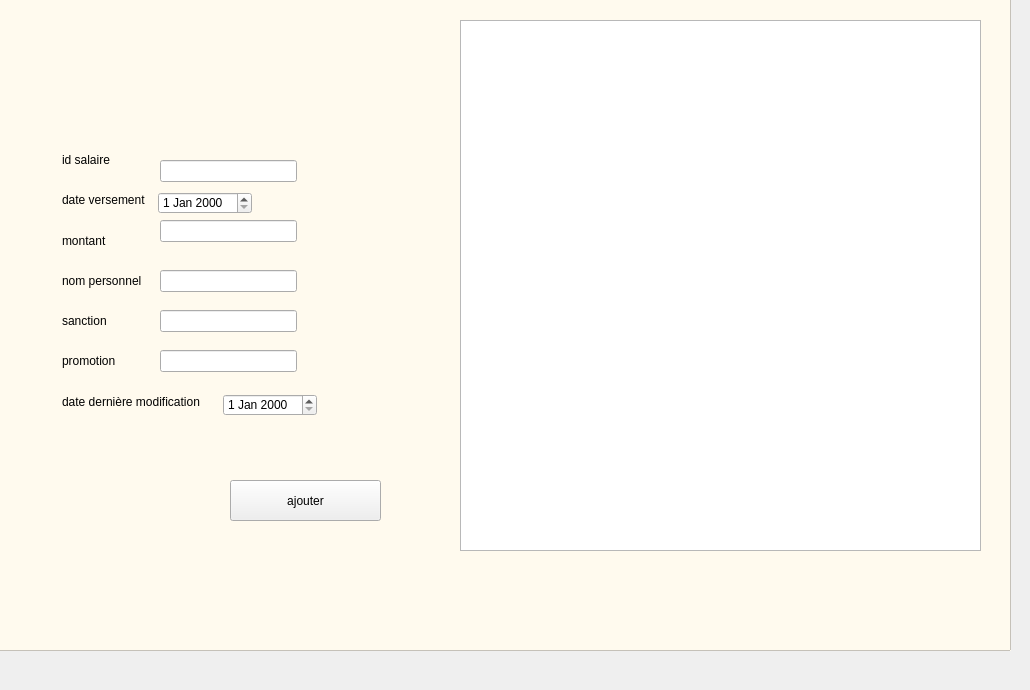
     <widget class="QWidget" name="tab_11">
      <attribute name="title">
       <string>ajouter salaire</string>
      </attribute>
      <widget class="QPushButton" name="pushButton_ajout_sal">
       <property name="geometry">
        <rect>
         <x>230</x>
         <y>480</y>
         <width>151</width>
         <height>41</height>
        </rect>
       </property>
       <property name="styleSheet">
        <string notr="true">font: 75 11pt &quot;MS Shell Dlg 2&quot;;
border-image: url(:/new/add.png);</string>
       </property>
       <property name="text">
        <string>ajouter</string>
       </property>
      </widget>
      <widget class="QGraphicsView" name="graphicsView_13">
       <property name="geometry">
        <rect>
         <x>-10</x>
         <y>-30</y>
         <width>1021</width>
         <height>681</height>
        </rect>
       </property>
       <property name="styleSheet">
        <string notr="true">
background-color: rgb(255, 250, 238);</string>
       </property>
      </widget>
      <widget class="QGraphicsView" name="graphicsView_14">
       <property name="geometry">
        <rect>
         <x>460</x>
         <y>20</y>
         <width>521</width>
         <height>531</height>
        </rect>
       </property>
       <property name="styleSheet">
        <string notr="true">border-image: url(:/new/logo.png);</string>
       </property>
      </widget>
      <widget class="QLabel" name="label_21">
       <property name="geometry">
        <rect>
         <x>62</x>
         <y>313</y>
         <width>47</width>
         <height>16</height>
        </rect>
       </property>
       <property name="text">
        <string>sanction</string>
       </property>
      </widget>
      <widget class="QLineEdit" name="lineEdit_ajout_sanc">
       <property name="geometry">
        <rect>
         <x>160</x>
         <y>310</y>
         <width>137</width>
         <height>22</height>
        </rect>
       </property>
      </widget>
      <widget class="QLineEdit" name="lineEdit_ajout_promo">
       <property name="geometry">
        <rect>
         <x>160</x>
         <y>350</y>
         <width>137</width>
         <height>22</height>
        </rect>
       </property>
      </widget>
      <widget class="QLineEdit" name="lineEdit_ajout_id_sal">
       <property name="geometry">
        <rect>
         <x>160</x>
         <y>160</y>
         <width>137</width>
         <height>22</height>
        </rect>
       </property>
      </widget>
      <widget class="QLabel" name="label_17">
       <property name="geometry">
        <rect>
         <x>62</x>
         <y>152</y>
         <width>52</width>
         <height>16</height>
        </rect>
       </property>
       <property name="text">
        <string>id salaire</string>
       </property>
      </widget>
      <widget class="QLabel" name="label_19">
       <property name="geometry">
        <rect>
         <x>62</x>
         <y>233</y>
         <width>47</width>
         <height>16</height>
        </rect>
       </property>
       <property name="text">
        <string>montant</string>
       </property>
      </widget>
      <widget class="QLabel" name="label_20">
       <property name="geometry">
        <rect>
         <x>62</x>
         <y>273</y>
         <width>85</width>
         <height>16</height>
        </rect>
       </property>
       <property name="text">
        <string>nom personnel</string>
       </property>
      </widget>
      <widget class="QLabel" name="label_18">
       <property name="geometry">
        <rect>
         <x>62</x>
         <y>192</y>
         <width>89</width>
         <height>16</height>
        </rect>
       </property>
       <property name="text">
        <string>date versement</string>
       </property>
      </widget>
      <widget class="QLineEdit" name="lineEdit_ajout_montant_sal">
       <property name="geometry">
        <rect>
         <x>160</x>
         <y>220</y>
         <width>137</width>
         <height>22</height>
        </rect>
       </property>
      </widget>
      <widget class="QLineEdit" name="lineEdit_ajout_nomperso_sal">
       <property name="geometry">
        <rect>
         <x>160</x>
         <y>270</y>
         <width>137</width>
         <height>22</height>
        </rect>
       </property>
      </widget>
      <widget class="QLabel" name="label_23">
       <property name="geometry">
        <rect>
         <x>62</x>
         <y>394</y>
         <width>154</width>
         <height>16</height>
        </rect>
       </property>
       <property name="text">
        <string>date dernière modification </string>
       </property>
      </widget>
      <widget class="QDateEdit" name="dateEdit_ajout_vers">
       <property name="geometry">
        <rect>
         <x>158</x>
         <y>192</y>
         <width>94</width>
         <height>22</height>
        </rect>
       </property>
      </widget>
      <widget class="QDateEdit" name="dateEdit_ajout_modif">
       <property name="geometry">
        <rect>
         <x>223</x>
         <y>394</y>
         <width>94</width>
         <height>22</height>
        </rect>
       </property>
      </widget>
      <widget class="QLabel" name="label_22">
       <property name="geometry">
        <rect>
         <x>62</x>
         <y>353</y>
         <width>58</width>
         <height>16</height>
        </rect>
       </property>
       <property name="text">
        <string>promotion</string>
       </property>
      </widget>
      <zorder>graphicsView_13</zorder>
      <zorder>layoutWidget</zorder>
      <zorder>pushButton_ajout_sal</zorder>
      <zorder>graphicsView_14</zorder>
      <zorder>label_21</zorder>
      <zorder>lineEdit_ajout_sanc</zorder>
      <zorder>lineEdit_ajout_promo</zorder>
      <zorder>lineEdit_ajout_id_sal</zorder>
      <zorder>label_17</zorder>
      <zorder>label_19</zorder>
      <zorder>label_20</zorder>
      <zorder>label_18</zorder>
      <zorder>lineEdit_ajout_montant_sal</zorder>
      <zorder>lineEdit_ajout_nomperso_sal</zorder>
      <zorder>label_23</zorder>
      <zorder>dateEdit_ajout_vers</zorder>
      <zorder>dateEdit_ajout_modif</zorder>
      <zorder>label_22</zorder>
     </widget>
